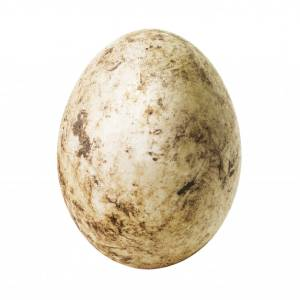
#> input picture kotor.jpg, 300 x 300 px
$ jupyter execute telur.ipynb
#> lines starting #> are read from the running program, lines starting #| are printed output that depends on the picture; after the words box and inside, x2 and y2 are one past the last pixel; in counts of white or black regions, pixels touching at a corner belong together
[cell 1]
# mengimportkan gambar telur nya(fungsi menampilkan gambar)
from IPython.display import Image
import numpy as np # library untuk mengolah matriksnya
import cv2 #cv2 untuk mengelola gambar
Image(filename='kotor.jpg')

[cell 2]
image = cv2.imread("kotor.jpg") #mengambil gambar dijadikan bentuk array dengan format bgr
#> image is the input picture: shape (300, 300, 3); mean B, G, R 209.6, 223.3, 230.9
img_gray = cv2.cvtColor(image, cv2.COLOR_BGR2GRAY)
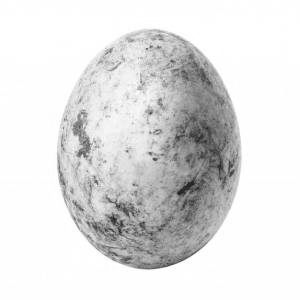
#> img_gray: shape (300, 300); min 25, max 255, mean 224
import matplotlib.pyplot as plt
plt.imshow(img_gray, cmap='gray', vmin=0, vmax=255)
#> (this line was passed over: IPython is not available in this run)
plt.show() #menampilkan gambar
for i in range(len(img_gray)): # menampilkan data pixel
    for j in range(len(img_gray[0])):
        print(str(img_gray[i][j])+",", end="")
    print()
#> this loop made 300 passes
#> (printed output is left out)

[cell 3]
# [6 lines of commented-out code are left out]

for i in range(len(img_gray)): #mengubah warna menjadi hitam putih
    for j in range(len(img_gray[0])):
        if img_gray[i][j] > 100:
            img_gray[i][j] = 255
        else:
                img_gray[i][j] = 0
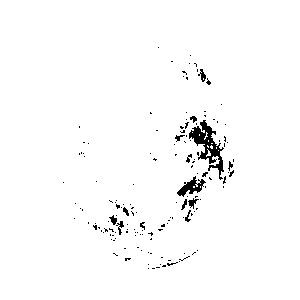
#> img_gray: shape (300, 300); 98% white; 149 black regions (135 under 20 px), largest, box (x1, y1, x2, y2) and area: (189, 120, 224, 180) 718, (177, 176, 206, 197) 250, (198, 69, 206, 82) 50
#     return img_array
plt.imshow(img_gray, cmap='gray', vmin=0, vmax=255)
#> (this line was passed over: IPython is not available in this run)
plt.show() #menampilkan gambar

[cell 4]
# menghitung jumlah pixel warna hitam
hitung=0
for i in range(len(img_gray)):
    for j in range(len(img_gray[0])):
        if img_gray[i][j] == 0:
            hitung=hitung+1
#> after the loop, hitung = 1829
#     return img_array
if hitung > 1000:
    print('telur kotor')
else:
    print('telur bersih')
